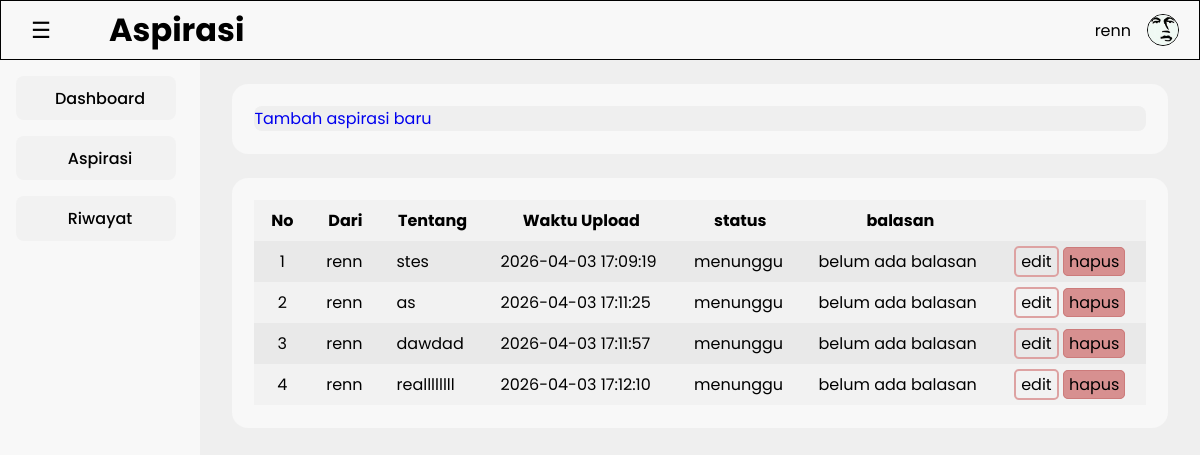
The app's page /view/user/u_aspirasi.php (signed in), older data.
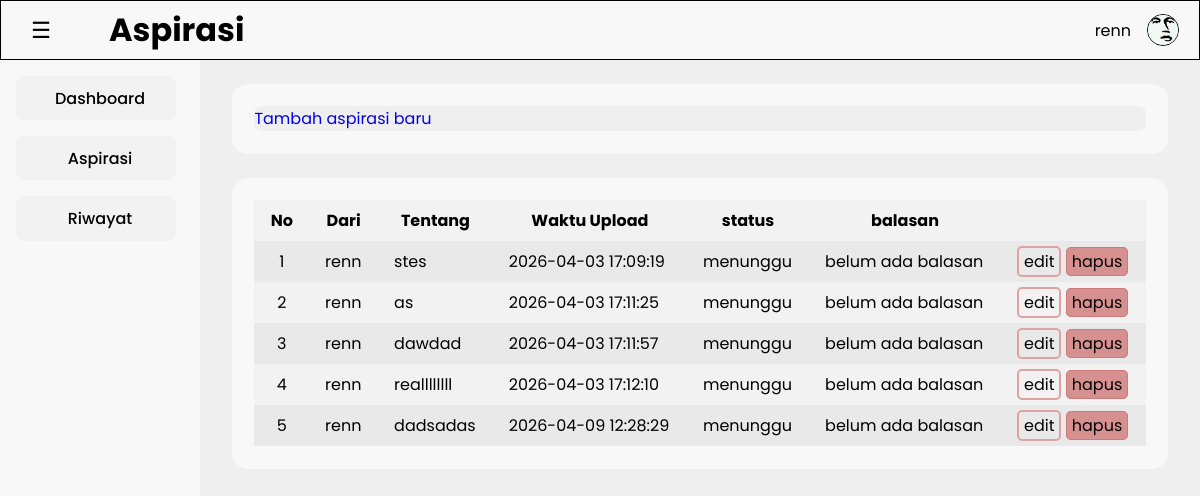
The same page, newer data.
### tables this page shows
CREATE TABLE IF NOT EXISTS `aspirasi` (
  `id_aspirasi` int NOT NULL AUTO_INCREMENT,
  `judul` varchar(20) NOT NULL,
  `id_siswa` int NOT NULL,
  `isi_aspirasi` varchar(100) NOT NULL,
  `status` enum('menunggu','proses','selesai') NOT NULL,
  `id_kategori` int NOT NULL,
  `id_feedback` int NOT NULL,
  `waktu_upload` datetime NOT NULL DEFAULT CURRENT_TIMESTAMP,
  `waktu_update` datetime NOT NULL DEFAULT CURRENT_TIMESTAMP ON UPDATE CURRENT_TIMESTAMP,
  PRIMARY KEY (`id_aspirasi`),
  KEY `kategori-aspirasi_bridge` (`id_kategori`),
  KEY `siswa-aspirasi_bridge` (`id_siswa`),
  KEY `feedback-aspirasi_bridge` (`id_feedback`)
);

CREATE TABLE IF NOT EXISTS `siswa` (
  `id_siswa` int NOT NULL AUTO_INCREMENT,
  `username` varchar(20) NOT NULL,
  `password` varchar(225) NOT NULL,
  `kelas` varchar(10) NOT NULL,
  `nis` int DEFAULT NULL,
  `role` enum('siswa') NOT NULL,
  `status_akun` enum('aktif','nonaktif') NOT NULL,
  `profile_path` varchar(225) DEFAULT NULL,
  `waktu_buat` datetime NOT NULL DEFAULT CURRENT_TIMESTAMP,
  `waktu_update` datetime NOT NULL DEFAULT CURRENT_TIMESTAMP ON UPDATE CURRENT_TIMESTAMP,
  PRIMARY KEY (`id_siswa`),
  UNIQUE KEY `username` (`username`),
  UNIQUE KEY `nis` (`nis`)
);

CREATE TABLE IF NOT EXISTS `feedback` (
  `id_feedback` int NOT NULL AUTO_INCREMENT,
  `isi_feedback` varchar(100) NOT NULL,
  `id_admin` int NOT NULL,
  `waktu_upload` datetime NOT NULL DEFAULT CURRENT_TIMESTAMP,
  PRIMARY KEY (`id_feedback`),
  KEY `admin-feedback_bridge` (`id_admin`)
);

### model/m_connection.php (called while the page is built, shortened)
<?php
class m_connection{
    private $host = "localhost", $username = "root", $password = "", $database = "ukk_3_putra";
    public function __construct(){
        $this->conn = mysqli_connect(
            $this->host,
            $this->username,
            $this->password,
            $this->database
        );
    }
}
?>

### model/m_aspirasi.php (called while the page is built, shortened)
<?php
include_once "m_logshanlder.php";
include_once "m_connection.php";
class m_aspirasi{
  protected $conn;
  public function __construct(){
    $database = new m_connection();
    $this->conn = $database->conn;
  }
  public function get_data() {
    $sql = "SELECT aspirasi.*, kategori.isi_kategori, siswa.username, feedback.isi_feedback
            FROM aspirasi
            INNER JOIN kategori ON aspirasi.id_kategori = kategori.id_kategori
            INNER JOIN siswa ON aspirasi.id_siswa = siswa.id_siswa
            LEFT JOIN feedback ON aspirasi.id_feedback = feedback.id_feedback";
    $query = mysqli_query($this->conn, $sql);
    if ($query->num_rows > 0) {
      while($data = mysqli_fetch_object($query)){
        $result[] = $data;
      }
      return $result;
      } else {
        echo "ga ada data";
    }
  }
  public function get_data_by_user_id($id_siswa) {
    $sql = "SELECT aspirasi.*, kategori.isi_kategori, siswa.username, feedback.isi_feedback
            FROM aspirasi
            INNER JOIN kategori ON aspirasi.id_kategori = kategori.id_kategori
            INNER JOIN siswa ON aspirasi.id_siswa = siswa.id_siswa
            LEFT JOIN feedback ON aspirasi.id_feedback = feedback.id_feedback
            WHERE aspirasi.id_siswa = '$id_siswa'";
    $query = mysqli_query($this->conn, $sql);
    if ($query->num_rows > 0) {
      while($data = mysqli_fetch_object($query)){
        $result[] = $data;
      }
      return $result;
      } else {
        echo "ga ada data";
    }
  }
}

### model/m_logshanlder.php (called while the page is built, shortened)
<?php
    include_once "m_connection.php";
    class logs_gate{
        public function __construct(){
            $database = new m_connection();
        }
    }
?>

### controller/c_aspirasi.php (called while the page is built)
<?php
include_once __DIR__ . "../../model/m_aspirasi.php";
$aspirasi = new m_aspirasi();
try{
  if(!empty($_GET['action'])){
    if($_GET['action'] != 'delete'){
        $id_aspirasi   = $_POST['id_aspirasi'];
        $judul          = $_POST['judul'];
        $id_siswa       = $_POST['id_siswa'];
        $isi_aspirasi   = $_POST['isi_aspirasi'];
        $id_kategori    = $_POST['kategori'];
        if($_GET['action'] == 'add'){
        $aspirasi->add_data($judul, $id_siswa, $isi_aspirasi, $id_kategori);
      } elseif($_GET['action'] == 'update'){
        $aspirasi->update_data($id_aspirasi, $judul, $id_siswa, $isi_aspirasi, $id_kategori);
      }
    } else{
    }
  } else{
    $data = $aspirasi->get_data();
  }
} catch(Exception $e) {
   echo $e->getMessage();
}
?>

### view/user/u_aspirasi.php (the view, shortened to what the changed rows need)
<?php
    include_once "../../controller/c_aspirasi.php";
        $db = new m_aspirasi();
        $user_data = $db->get_data_by_user_id($_SESSION['id']);
    include("../html/header.php");
?>
</head>
<body>
<?php
    include("../html/navbar.php");
?>
            <section class="container">
                <div class="overflow-x flex">
                    <table class="flex-grow">
                        <thead>
                            <tr>
                                <th>No</th>
                                <th>Dari</th>
                                <th>Tentang</th>
                                <th>Waktu Upload</th>
                                <th>status</th>
                                <th>balasan</th>
                                <th></th>
                            </tr>
                        </thead>
                        <tbody>
                            <?php
                                $no = 1;
                                foreach ($user_data as $result){
                            ?>
                                <tr>
                                    <td><?= $no++ ?></td>
                                    <td><?= $result->username ?></td>
                                    <td><?= $result->judul ?></td>
                                    <td><?= $result->waktu_upload ?></td>
                                    <td id="stat"><?= $result->status ?></td>
                                    <td><?= $result->isi_feedback ?></td>
                                    <td>
                                        <?php
                                        if($result->status !== "menunggu"){
                                        ?>
                                            <a id="edt" class="edit">notedit</a>
                                            <a id="del" class="delete">nothapus</a>
                                        <?php } else { ?>
                                            <a href="u_form-edit-aspirasi.php?&id=<?= $result->id_aspirasi ?>" id="edt" class="edit">edit</a>
                                            <a href="../../controller/c_aspirasi.php?action=delete&id=<?= $result->id_aspirasi ?>" id="del" class="delete">hapus</a>
                                        <?php } ?>
                                    </td>
                                </tr>
                            <?php
                                }
                            ?>
                        </tbody>
                    </table>
                </div>
            </section>
<?php
    include("../html/footer.php");
?>

Row changes from the older to the newer data that the page shows:
added aspirasi: id_siswa.username "renn", judul "dadsadas", waktu_upload "2026-04-09 12:28:29", status "menunggu", id_feedback.isi_feedback "belum ada balasan"
